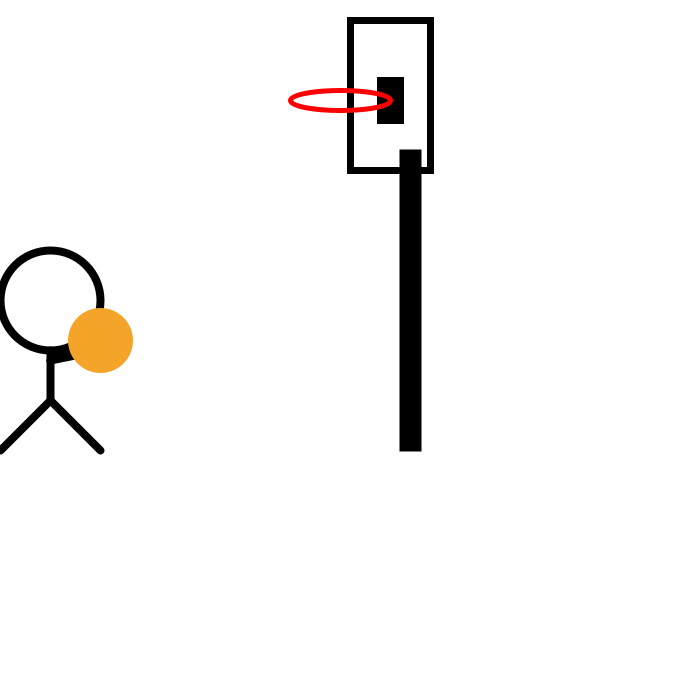
Frame 1 (no input)
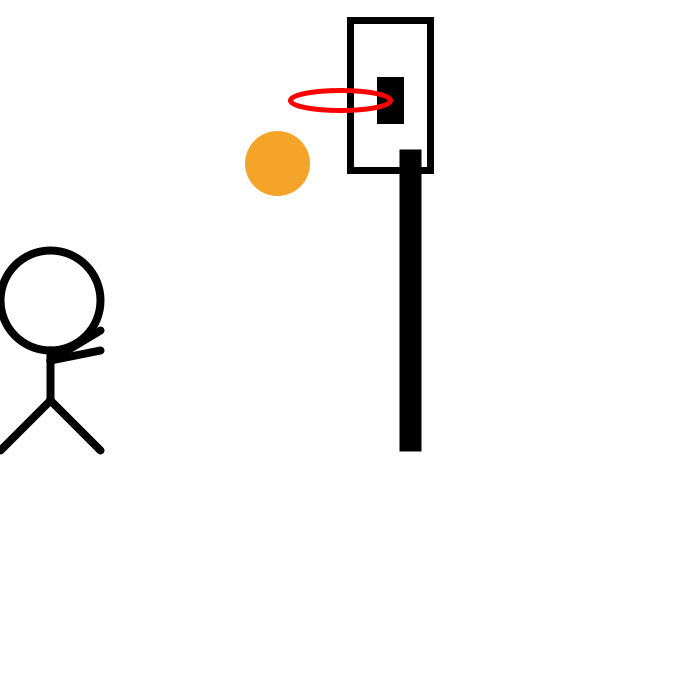
Frame 60 (the mouse pressed at the canvas centre just before this capture)
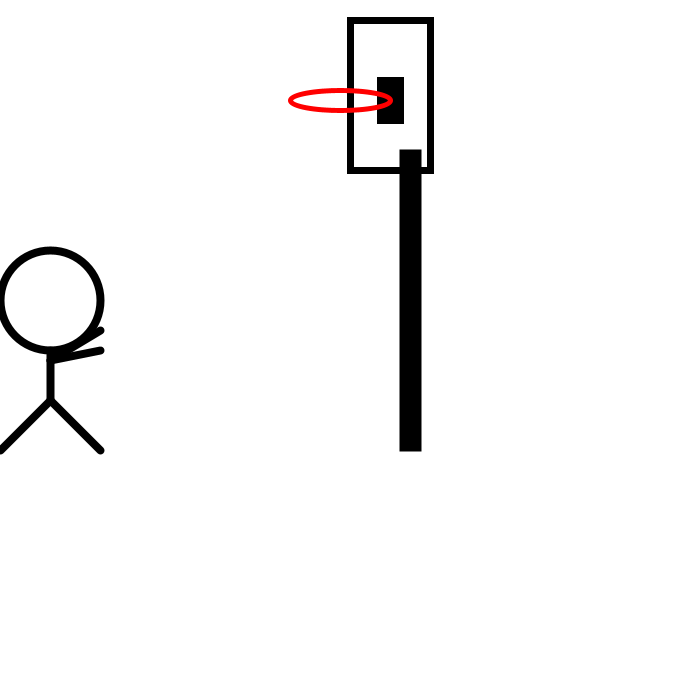
Frame 120 (the mouse held since frame 60 and released just before this capture)

The Processing sketch that drew these frames (run headless with seeded random() and noise(); from frame 60 on, the mouse is pressed at the canvas centre):

// Processing sketch: processing_70281
// ── processing_70281.pde

//Matthew Quesada, Computer  Programming Mods 4-5
// Animation Project



float x=100;
int y=340;
int change=3;
void setup()
{
  size(700,700);
 
}
void draw()
{
  
  fill(245,164,42);
  background(255);
  
  //basketball player
  stroke(0);
  strokeWeight(8);
  line(50,350,50,400);
  line(50,400,100,450);
  line(50,400,0,450);
  line(50,360,100,330);
  line(50,360,100,350);
  noFill();
  ellipse(50,300,100,100);
  
  //basket
  strokeWeight(2);
  fill(0);
  rect(400,150,20,300);
  noFill();
  strokeWeight(7);
  rect(350,20,80,150);
  fill(0);
  rect(380,80,20,40);
  noFill();
  stroke(255,0,0);
  strokeWeight(5);
  ellipse(340,100,100,20);
  
  fill(245,164,42);
  stroke(245,164,42);
  ellipse(x,y,60,60);
  x=x+3;
  y=y-change;
  if(x>335)
  
  {
    change=change-1;
  }
  if(x<100)
  {
    change=change+1;
  }
}
